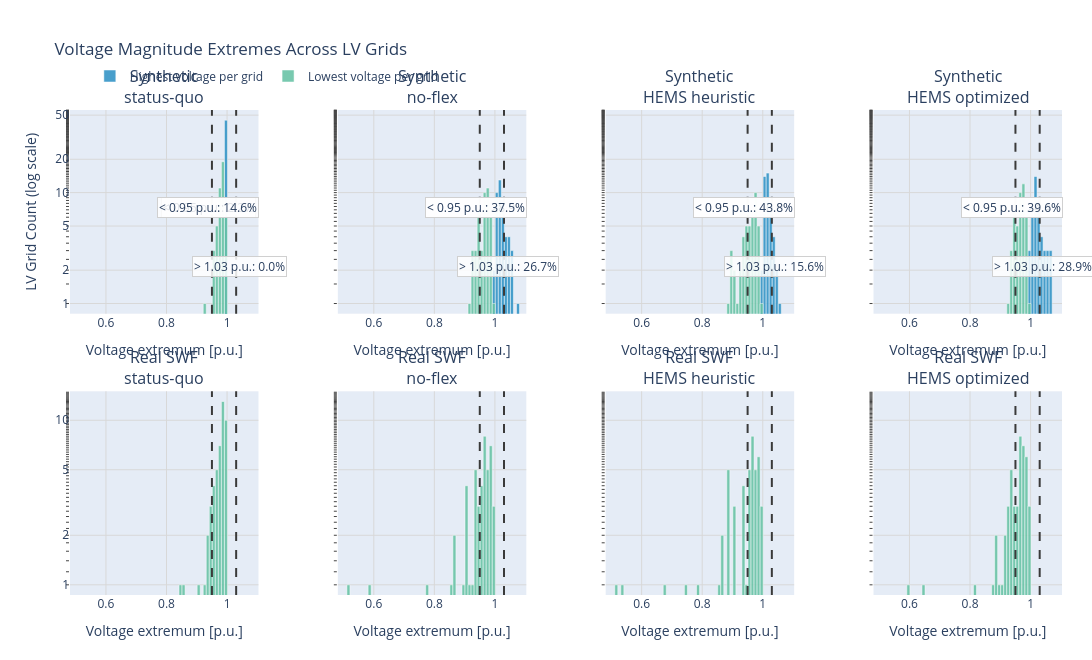

Write notebook code for a chart like this one.
### Markdown cell above
## Temporal and Flow Diagnostics

The voltage comparison uses compact summaries for both network sources. Transformer-import diagnostics remain synthetic-only because the real SWF compact schema does not store the matching signed transformer-import time series. The cable decomposition below directly tests whether a loading difference comes from ampacity, transported peak current, or both.

### Code cell
voltage_summaries = load_voltage_summaries_for_powerflow_comparison(
    synthetic_specs=SYNTHETIC_POWERFLOW_SUMMARY_SPECS,
    real_specs=REAL_POWERFLOW_SUMMARY_SPECS,
    ags=AGS,
    scenario_id=SCENARIO_ID,
    plz=PLZ,
    real_plz=REAL_PLZ,
    excluded_real_lv_ids=EXCLUDED_REAL_LV_IDS,
)
if not voltage_summaries:
    print("No voltage summaries exist for this scenario yet.")
else:
    voltage_fig = plot_voltage_deviation_histogram_comparison(
        voltage_summaries,
        lower_limit=0.95,
        upper_limit=1.03,
        show=False,
    )
    try:
        save_plotly_figure(
            voltage_fig,
            OUTPUT_DIR / "pre_post_flex_no_flex_voltage_deviation_histogram",
            formats=("svg", "png"),
            width=1370,
            height=720,
        )
    except RuntimeError as exc:
        print(f"Could not export voltage histogram: {exc}")
    display(voltage_fig)

### Figure 1 — Plotly figure (JSON) as saved in the notebook; plotly's stock layout.template omitted (floating-point values rounded to 4 significant figures)
{"data": [{"legendgroup": "highest", "marker": {"color": "#2f92c5", "line": {"color": "white", "width": 0.5}}, "name": "Highest voltage per grid", "opacity": 0.88, "showlegend": true, "type": "histogram", "x": [1.0, 1.0, 1.0, 1.0, 1.0, 1.0, 1.0, 1.0, 1.0, 1.0, 1.0, 0.9999, 1.0, 1.0, 1.0, 1.0, 1.0, 1.0, 1.0, 1.0, 1.0, 1.0, 1.0, 1.0, 1.0, 1.0, 1.0, 1.0, 1.0, 0.9999, 1.0, 1.0, 1.0, 1.0, 0.9999, 1.0, 1.0, 1.0, 1.0, 1.0, 1.0, 1.0, 1.0, 0.9999, 0.9999], "xaxis": "x", "xbins": {"end": 1.104, "size": 0.01, "start": 0.4813}, "yaxis": "y"}, {"legendgroup": "lowest", "marker": {"color": "#66c2a4", "line": {"color": "white", "width": 0.5}}, "name": "Lowest voltage per grid", "opacity": 0.88, "showlegend": true, "type": "histogram", "x": [0.9726, 0.994, 0.9882, 0.9788, 0.9753, 0.9821, 0.9802, 0.9905, 0.9794, 0.988, 0.9871, 0.9816, 0.9663, 0.9883, 0.9806, 0.9902, 0.9709, 0.956, 0.96, 0.9762, 0.9973, 0.9815, 0.9902, 0.9834, 0.973, 0.9938, 0.9887, 0.9689, 0.9861, 0.9713, 0.9575, 0.9779, 0.9918, 0.9883, 0.9931, 0.9869, 0.9628, 0.9748, 0.9922, 0.9895, 0.9814, 0.9837, 0.9292, 0.9829, 0.967], "xaxis": "x", "xbins": {"end": 1.104, "size": 0.01, "start": 0.4813}, "yaxis": "y"}, {"legendgroup": "highest", "marker": {"color": "#2f92c5", "line": {"color": "white", "width": 0.5}}, "name": "Highest voltage per grid", "opacity": 0.88, "showlegend": false, "type": "histogram", "x": [1.057, 1.009, 1.026, 1.039, 1.036, 1.002, 1.01, 1.009, 1.032, 1.016, 1.017, 1.011, 1.019, 1.012, 1.011, 1.0, 1.027, 1.074, 1.046, 1.048, 1.0, 1.042, 1.01, 1.024, 1.055, 1.007, 1.021, 1.003, 1.024, 1.019, 1.05, 1.023, 1.015, 1.026, 1.019, 1.023, 1.035, 1.008, 1.006, 1.018, 1.025, 1.014, 1.014, 1.014, 1.058], "xaxis": "x2", "xbins": {"end": 1.104, "size": 0.01, "start": 0.4813}, "yaxis": "y2"}, {"legendgroup": "lowest", "marker": {"color": "#66c2a4", "line": {"color": "white", "width": 0.5}}, "name": "Lowest voltage per grid", "opacity": 0.88, "showlegend": false, "type": "histogram", "x": [0.9301, 0.9866, 0.9725, 0.9492, 0.9383, 0.975, 0.9542, 0.9906, 0.949, 0.9685, 0.9692, 0.9606, 0.968, 0.9689, 0.9351, 0.9902, 0.946, 0.9146, 0.9261, 0.9474, 0.9924, 0.9508, 0.9742, 0.9589, 0.9453, 0.9888, 0.9694, 0.9692, 0.9699, 0.9715, 0.9617, 0.974, 0.9717, 0.9772, 0.9851, 0.9731, 0.9622, 0.9748, 0.9822, 0.9718, 0.9765, 0.9702, 0.9318, 0.9427, 0.9265], "xaxis": "x2", "xbins": {"end": 1.104, "size": 0.01, "start": 0.4813}, "yaxis": "y2"}, {"legendgroup": "highest", "marker": {"color": "#2f92c5", "line": {"color": "white", "width": 0.5}}, "name": "Highest voltage per grid", "opacity": 0.88, "showlegend": false, "type": "histogram", "x": [1.052, 1.008, 1.021, 1.03, 1.022, 1.002, 1.009, 1.008, 1.017, 1.01, 1.011, 1.006, 1.019, 1.011, 1.009, 1.0, 1.022, 1.025, 1.05, 1.035, 1.0, 1.032, 1.009, 1.018, 1.037, 1.006, 1.014, 1.003, 1.017, 1.018, 1.05, 1.02, 1.013, 1.022, 1.019, 1.029, 1.016, 1.008, 1.005, 1.012, 1.024, 1.012, 1.014, 1.011, 1.034], "xaxis": "x3", "xbins": {"end": 1.104, "size": 0.01, "start": 0.4813}, "yaxis": "y3"}, {"legendgroup": "lowest", "marker": {"color": "#66c2a4", "line": {"color": "white", "width": 0.5}}, "name": "Lowest voltage per grid", "opacity": 0.88, "showlegend": false, "type": "histogram", "x": [0.9256, 0.9828, 0.9613, 0.9261, 0.9105, 0.9741, 0.9355, 0.9906, 0.8975, 0.9612, 0.9695, 0.9456, 0.968, 0.959, 0.9017, 0.9902, 0.9482, 0.8929, 0.8905, 0.9398, 0.9934, 0.9429, 0.9736, 0.9479, 0.9129, 0.9858, 0.9553, 0.9691, 0.9614, 0.9715, 0.9605, 0.9752, 0.9717, 0.9731, 0.9779, 0.9481, 0.9719, 0.976, 0.9827, 0.9762, 0.9704, 0.9527, 0.9318, 0.9313, 0.9004], "xaxis": "x3", "xbins": {"end": 1.104, "size": 0.01, "start": 0.4813}, "yaxis": "y3"}, {"legendgroup": "highest", "marker": {"color": "#2f92c5", "line": {"color": "white", "width": 0.5}}, "name": "Highest voltage per grid", "opacity": 0.88, "showlegend": false, "type": "histogram", "x": [1.062, 1.009, 1.028, 1.032, 1.002, 1.015, 1.057, 1.009, 1.018, 1.034, 1.011, 1.022, 1.019, 1.0, 1.018, 1.015, 1.056, 1.028, 1.047, 1.07, 1.0, 1.012, 1.048, 1.007, 1.031, 1.022, 1.05, 1.001, 1.021, 1.053, 1.02, 1.023, 1.028, 1.016, 1.016, 1.006, 1.032, 1.024, 1.007, 1.025, 1.021, 1.016, 1.014, 1.012, 1.066], "xaxis": "x4", "xbins": {"end": 1.104, "size": 0.01, "start": 0.4813}, "yaxis": "y4"}, {"legendgroup": "lowest", "marker": {"color": "#66c2a4", "line": {"color": "white", "width": 0.5}}, "name": "Lowest voltage per grid", "opacity": 0.88, "showlegend": false, "type": "histogram", "x": [0.9576, 0.9891, 0.9746, 0.9447, 0.9725, 0.9554, 0.9444, 0.9906, 0.9689, 0.9467, 0.9624, 0.9704, 0.968, 0.9902, 0.9451, 0.9682, 0.9552, 0.9487, 0.9372, 0.9301, 0.9934, 0.9735, 0.9602, 0.9857, 0.9652, 0.9749, 0.948, 0.9691, 0.9704, 0.9606, 0.9718, 0.9728, 0.9715, 0.965, 0.9878, 0.9759, 0.9646, 0.9731, 0.9821, 0.9718, 0.9769, 0.974, 0.9318, 0.9479, 0.9324], "xaxis": "x4", "xbins": {"end": 1.104, "size": 0.01, "start": 0.4813}, "yaxis": "y4"}, {"legendgroup": "lowest", "marker": {"color": "#66c2a4", "line": {"color": "white", "width": 0.5}}, "name": "Lowest voltage per grid", "opacity": 0.88, "showlegend": false, "type": "histogram", "x": [0.9802, 0.9732, 0.9757, 0.9317, 0.9507, 0.8442, 0.9996, 0.9672, 0.9349, 0.9571, 0.9918, 0.9538, 0.955, 0.8598, 0.9951, 0.9505, 0.957, 0.9096, 0.9652, 0.9848, 0.9861, 0.9885, 0.9979, 0.9701, 0.995, 0.9887, 0.9699, 0.9651, 0.9955, 0.9913, 0.9441, 0.9936, 0.9884, 0.9897, 0.9789, 0.9882, 0.9909, 0.9772, 0.9309, 0.9921, 0.9851, 0.987, 0.9796, 0.9855, 0.9913, 0.9849, 0.9802, 0.9901], "xaxis": "x5", "xbins": {"end": 1.104, "size": 0.01, "start": 0.4813}, "yaxis": "y5"}, {"legendgroup": "lowest", "marker": {"color": "#66c2a4", "line": {"color": "white", "width": 0.5}}, "name": "Lowest voltage per grid", "opacity": 0.88, "showlegend": false, "type": "histogram", "x": [0.9628, 0.9342, 0.9759, 0.8687, 0.908, 0.5113, 0.9985, 0.911, 0.9362, 0.9612, 0.9835, 0.9063, 0.9152, 0.5906, 0.9881, 0.8583, 0.8993, 0.7733, 0.935, 0.9687, 0.9669, 0.9814, 0.996, 0.935, 0.9847, 0.9686, 0.9087, 0.9218, 0.9903, 0.9814, 0.9385, 0.9865, 0.9783, 0.9671, 0.9501, 0.9664, 0.9773, 0.9507, 0.8621, 0.9929, 0.9637, 0.9692, 0.9511, 0.9611, 0.9759, 0.9592, 0.9525, 0.9728], "xaxis": "x6", "xbins": {"end": 1.104, "size": 0.01, "start": 0.4813}, "yaxis": "y6"}, {"legendgroup": "lowest", "marker": {"color": "#66c2a4", "line": {"color": "white", "width": 0.5}}, "name": "Lowest voltage per grid", "opacity": 0.88, "showlegend": false, "type": "histogram", "x": [0.9558, 0.8842, 0.9757, 0.8861, 0.9063, 0.5391, 0.998, 0.902, 0.9362, 0.958, 0.9852, 0.7872, 0.8576, 0.6742, 0.9904, 0.75, 0.8895, 0.5165, 0.9041, 0.965, 0.9595, 0.9834, 0.9943, 0.8631, 0.9812, 0.9733, 0.8651, 0.8835, 0.9894, 0.9854, 0.9365, 0.9846, 0.9697, 0.9669, 0.9333, 0.965, 0.9693, 0.9528, 0.8827, 0.9929, 0.9717, 0.9635, 0.9498, 0.9638, 0.9676, 0.9523, 0.9343, 0.9729], "xaxis": "x7", "xbins": {"end": 1.104, "size": 0.01, "start": 0.4813}, "yaxis": "y7"}, {"legendgroup": "lowest", "marker": {"color": "#66c2a4", "line": {"color": "white", "width": 0.5}}, "name": "Lowest voltage per grid", "opacity": 0.88, "showlegend": false, "type": "histogram", "x": [0.958, 0.9377, 0.9757, 0.89, 0.893, 0.6011, 0.9986, 0.9299, 0.9361, 0.9583, 0.9859, 0.9088, 0.9307, 0.6436, 0.9909, 0.8827, 0.9209, 0.8166, 0.9386, 0.963, 0.9716, 0.9836, 0.9943, 0.9386, 0.9804, 0.9771, 0.9151, 0.9302, 0.9902, 0.9857, 0.9377, 0.9865, 0.9707, 0.9703, 0.9523, 0.9658, 0.9794, 0.9507, 0.8796, 0.9929, 0.9733, 0.9639, 0.9485, 0.9666, 0.9671, 0.9614, 0.9504, 0.9733], "xaxis": "x8", "xbins": {"end": 1.104, "size": 0.01, "start": 0.4813}, "yaxis": "y8"}], "layout": {"annotations": [{"font": {"size": 16}, "showarrow": false, "text": "Synthetic<br>status-quo", "x": 0.095, "xanchor": "center", "xref": "paper", "y": 1, "yanchor": "bottom", "yref": "paper"}, {"font": {"size": 16}, "showarrow": false, "text": "Synthetic<br>no-flex", "x": 0.365, "xanchor": "center", "xref": "paper", "y": 1, "yanchor": "bottom", "yref": "paper"}, {"font": {"size": 16}, "showarrow": false, "text": "Synthetic<br>HEMS heuristic", "x": 0.635, "xanchor": "center", "xref": "paper", "y": 1, "yanchor": "bottom", "yref": "paper"}, {"font": {"size": 16}, "showarrow": false, "text": "Synthetic<br>HEMS optimized", "x": 0.905, "xanchor": "center", "xref": "paper", "y": 1, "yanchor": "bottom", "yref": "paper"}, {"font": {"size": 16}, "showarrow": false, "text": "Real SWF<br>status-quo", "x": 0.095, "xanchor": "center", "xref": "paper", "y": 0.42, "yanchor": "bottom", "yref": "paper"}, {"font": {"size": 16}, "showarrow": false, "text": "Real SWF<br>no-flex", "x": 0.365, "xanchor": "center", "xref": "paper", "y": 0.42, "yanchor": "bottom", "yref": "paper"}, {"font": {"size": 16}, "showarrow": false, "text": "Real SWF<br>HEMS heuristic", "x": 0.635, "xanchor": "center", "xref": "paper", "y": 0.42, "yanchor": "bottom", "yref": "paper"}, {"font": {"size": 16}, "showarrow": false, "text": "Real SWF<br>HEMS optimized", "x": 0.905, "xanchor": "center", "xref": "paper", "y": 0.42, "yanchor": "bottom", "yref": "paper"}, {"bgcolor": "rgba(255,255,255,0.85)", "bordercolor": "#d0d0d0", "borderwidth": 1, "showarrow": false, "text": "> 1.03 p.u.: 0.0%", "x": 1.042, "xref": "x", "y": 0.7, "yref": "paper"}, {"bgcolor": "rgba(255,255,255,0.85)", "bordercolor": "#d0d0d0", "borderwidth": 1, "showarrow": false, "text": "< 0.95 p.u.: 2.2%", "x": 0.938, "xref": "x", "y": 0.82, "yref": "paper"}, {"bgcolor": "rgba(255,255,255,0.85)", "bordercolor": "#d0d0d0", "borderwidth": 1, "showarrow": false, "text": "> 1.03 p.u.: 26.7%", "x": 1.042, "xref": "x2", "y": 0.7, "yref": "paper"}, {"bgcolor": "rgba(255,255,255,0.85)", "bordercolor": "#d0d0d0", "borderwidth": 1, "showarrow": false, "text": "< 0.95 p.u.: 28.9%", "x": 0.938, "xref": "x2", "y": 0.82, "yref": "paper"}, {"bgcolor": "rgba(255,255,255,0.85)", "bordercolor": "#d0d0d0", "borderwidth": 1, "showarrow": false, "text": "> 1.03 p.u.: 15.6%", "x": 1.042, "xref": "x3", "y": 0.7, "yref": "paper"}, {"bgcolor": "rgba(255,255,255,0.85)", "bordercolor": "#d0d0d0", "borderwidth": 1, "showarrow": false, "text": "< 0.95 p.u.: 40.0%", "x": 0.938, "xref": "x3", "y": 0.82, "yref": "paper"}, {"bgcolor": "rgba(255,255,255,0.85)", "bordercolor": "#d0d0d0", "borderwidth": 1, "showarrow": false, "text": "> 1.03 p.u.: 28.9%", "x": 1.042, "xref": "x4", "y": 0.7, "yref": "paper"}, {"bgcolor": "rgba(255,255,255,0.85)", "bordercolor": "#d0d0d0", "borderwidth": 1, "showarrow": false, "text": "< 0.95 p.u.: 24.4%", "x": 0.938, "xref": "x4", "y": 0.82, "yref": "paper"}, {"bgcolor": "rgba(255,255,255,0.85)", "bordercolor": "#d0d0d0", "borderwidth": 1, "showarrow": false, "text": "< 0.95 p.u.: 14.6%", "x": 0.938, "xref": "x5", "y": 0.82, "yref": "paper"}, {"bgcolor": "rgba(255,255,255,0.85)", "bordercolor": "#d0d0d0", "borderwidth": 1, "showarrow": false, "text": "< 0.95 p.u.: 37.5%", "x": 0.938, "xref": "x6", "y": 0.82, "yref": "paper"}, {"bgcolor": "rgba(255,255,255,0.85)", "bordercolor": "#d0d0d0", "borderwidth": 1, "showarrow": false, "text": "< 0.95 p.u.: 43.8%", "x": 0.938, "xref": "x7", "y": 0.82, "yref": "paper"}, {"bgcolor": "rgba(255,255,255,0.85)", "bordercolor": "#d0d0d0", "borderwidth": 1, "showarrow": false, "text": "< 0.95 p.u.: 39.6%", "x": 0.938, "xref": "x8", "y": 0.82, "yref": "paper"}], "barmode": "overlay", "height": 660, "legend": {"orientation": "h", "x": 0.02, "y": 1.1}, "margin": {"b": 65, "l": 70, "r": 30, "t": 110}, "shapes": [{"line": {"color": "#3a3a3a", "dash": "dash", "width": 2}, "type": "line", "x0": 0.95, "x1": 0.95, "xref": "x", "y0": 0, "y1": 1, "yref": "y domain"}, {"line": {"color": "#3a3a3a", "dash": "dash", "width": 2}, "type": "line", "x0": 1.03, "x1": 1.03, "xref": "x", "y0": 0, "y1": 1, "yref": "y domain"}, {"line": {"color": "#3a3a3a", "dash": "dash", "width": 2}, "type": "line", "x0": 0.95, "x1": 0.95, "xref": "x2", "y0": 0, "y1": 1, "yref": "y2 domain"}, {"line": {"color": "#3a3a3a", "dash": "dash", "width": 2}, "type": "line", "x0": 1.03, "x1": 1.03, "xref": "x2", "y0": 0, "y1": 1, "yref": "y2 domain"}, {"line": {"color": "#3a3a3a", "dash": "dash", "width": 2}, "type": "line", "x0": 0.95, "x1": 0.95, "xref": "x3", "y0": 0, "y1": 1, "yref": "y3 domain"}, {"line": {"color": "#3a3a3a", "dash": "dash", "width": 2}, "type": "line", "x0": 1.03, "x1": 1.03, "xref": "x3", "y0": 0, "y1": 1, "yref": "y3 domain"}, {"line": {"color": "#3a3a3a", "dash": "dash", "width": 2}, "type": "line", "x0": 0.95, "x1": 0.95, "xref": "x4", "y0": 0, "y1": 1, "yref": "y4 domain"}, {"line": {"color": "#3a3a3a", "dash": "dash", "width": 2}, "type": "line", "x0": 1.03, "x1": 1.03, "xref": "x4", "y0": 0, "y1": 1, "yref": "y4 domain"}, {"line": {"color": "#3a3a3a", "dash": "dash", "width": 2}, "type": "line", "x0": 0.95, "x1": 0.95, "xref": "x5", "y0": 0, "y1": 1, "yref": "y5 domain"}, {"line": {"color": "#3a3a3a", "dash": "dash", "width": 2}, "type": "line", "x0": 1.03, "x1": 1.03, "xref": "x5", "y0": 0, "y1": 1, "yref": "y5 domain"}, {"line": {"color": "#3a3a3a", "dash": "dash", "width": 2}, "type": "line", "x0": 0.95, "x1": 0.95, "xref": "x6", "y0": 0, "y1": 1, "yref": "y6 domain"}, {"line": {"color": "#3a3a3a", "dash": "dash", "width": 2}, "type": "line", "x0": 1.03, "x1": 1.03, "xref": "x6", "y0": 0, "y1": 1, "yref": "y6 domain"}, {"line": {"color": "#3a3a3a", "dash": "dash", "width": 2}, "type": "line", "x0": 0.95, "x1": 0.95, "xref": "x7", "y0": 0, "y1": 1, "yref": "y7 domain"}, {"line": {"color": "#3a3a3a", "dash": "dash", "width": 2}, "type": "line", "x0": 1.03, "x1": 1.03, "xref": "x7", "y0": 0, "y1": 1, "yref": "y7 domain"}, {"line": {"color": "#3a3a3a", "dash": "dash", "width": 2}, "type": "line", "x0": 0.95, "x1": 0.95, "xref": "x8", "y0": 0, "y1": 1, "yref": "y8 domain"}, {"line": {"color": "#3a3a3a", "dash": "dash", "width": 2}, "type": "line", "x0": 1.03, "x1": 1.03, "xref": "x8", "y0": 0, "y1": 1, "yref": "y8 domain"}], "title": {"text": "Voltage Magnitude Extremes Across LV Grids"}, "width": 1820, "xaxis": {"anchor": "y", "domain": [0, 0.19], "gridcolor": "#d8d8d8", "range": [0.4813, 1.104], "showgrid": true, "title": {"text": "Voltage extremum [p.u.]"}}, "xaxis2": {"anchor": "y2", "domain": [0.27, 0.46], "gridcolor": "#d8d8d8", "range": [0.4813, 1.104], "showgrid": true, "title": {"text": "Voltage extremum [p.u.]"}}, "xaxis3": {"anchor": "y3", "domain": [0.54, 0.73], "gridcolor": "#d8d8d8", "range": [0.4813, 1.104], "showgrid": true, "title": {"text": "Voltage extremum [p.u.]"}}, "xaxis4": {"anchor": "y4", "domain": [0.81, 1], "gridcolor": "#d8d8d8", "range": [0.4813, 1.104], "showgrid": true, "title": {"text": "Voltage extremum [p.u.]"}}, "xaxis5": {"anchor": "y5", "domain": [0, 0.19], "gridcolor": "#d8d8d8", "range": [0.4813, 1.104], "showgrid": true, "title": {"text": "Voltage extremum [p.u.]"}}, "xaxis6": {"anchor": "y6", "domain": [0.27, 0.46], "gridcolor": "#d8d8d8", "range": [0.4813, 1.104], "showgrid": true, "title": {"text": "Voltage extremum [p.u.]"}}, "xaxis7": {"anchor": "y7", "domain": [0.54, 0.73], "gridcolor": "#d8d8d8", "range": [0.4813, 1.104], "showgrid": true, "title": {"text": "Voltage extremum [p.u.]"}}, "xaxis8": {"anchor": "y8", "domain": [0.81, 1], "gridcolor": "#d8d8d8", "range": [0.4813, 1.104], "showgrid": true, "title": {"text": "Voltage extremum [p.u.]"}}, "yaxis": {"anchor": "x", "domain": [0.58, 1], "gridcolor": "#d8d8d8", "minor": {"ticks": "outside"}, "rangemode": "tozero", "showgrid": true, "tickmode": "array", "ticktext": ["1", "2", "5", "10", "20", "50", "100", "200", "500", "1,000"], "tickvals": [1, 2, 5, 10, 20, 50, 100, 200, 500, 1000], "title": {"text": "LV Grid Count (log scale)"}, "type": "log"}, "yaxis2": {"anchor": "x2", "domain": [0.58, 1], "gridcolor": "#d8d8d8", "matches": "y", "minor": {"ticks": "outside"}, "rangemode": "tozero", "showgrid": true, "showticklabels": false, "tickmode": "array", "ticktext": ["1", "2", "5", "10", "20", "50", "100", "200", "500", "1,000"], "tickvals": [1, 2, 5, 10, 20, 50, 100, 200, 500, 1000], "type": "log"}, "yaxis3": {"anchor": "x3", "domain": [0.58, 1], "gridcolor": "#d8d8d8", "matches": "y", "minor": {"ticks": "outside"}, "rangemode": "tozero", "showgrid": true, "showticklabels": false, "tickmode": "array", "ticktext": ["1", "2", "5", "10", "20", "50", "100", "200", "500", "1,000"], "tickvals": [1, 2, 5, 10, 20, 50, 100, 200, 500, 1000], "type": "log"}, "yaxis4": {"anchor": "x4", "domain": [0.58, 1], "gridcolor": "#d8d8d8", "matches": "y", "minor": {"ticks": "outside"}, "rangemode": "tozero", "showgrid": true, "showticklabels": false, "tickmode": "array", "ticktext": ["1", "2", "5", "10", "20", "50", "100", "200", "500", "1,000"], "tickvals": [1, 2, 5, 10, 20, 50, 100, 200, 500, 1000], "type": "log"}, "yaxis5": {"anchor": "x5", "domain": [0, 0.42], "gridcolor": "#d8d8d8", "minor": {"ticks": "outside"}, "rangemode": "tozero", "showgrid": true, "tickmode": "array", "ticktext": ["1", "2", "5", "10", "20", "50", "100", "200", "500", "1,000"], "tickvals": [1, 2, 5, 10, 20, 50, 100, 200, 500, 1000], "type": "log"}, "yaxis6": {"anchor": "x6", "domain": [0, 0.42], "gridcolor": "#d8d8d8", "matches": "y5", "minor": {"ticks": "outside"}, "rangemode": "tozero", "showgrid": true, "showticklabels": false, "tickmode": "array", "ticktext": ["1", "2", "5", "10", "20", "50", "100", "200", "500", "1,000"], "tickvals": [1, 2, 5, 10, 20, 50, 100, 200, 500, 1000], "type": "log"}, "yaxis7": {"anchor": "x7", "domain": [0, 0.42], "gridcolor": "#d8d8d8", "matches": "y5", "minor": {"ticks": "outside"}, "rangemode": "tozero", "showgrid": true, "showticklabels": false, "tickmode": "array", "ticktext": ["1", "2", "5", "10", "20", "50", "100", "200", "500", "1,000"], "tickvals": [1, 2, 5, 10, 20, 50, 100, 200, 500, 1000], "type": "log"}, "yaxis8": {"anchor": "x8", "domain": [0, 0.42], "gridcolor": "#d8d8d8", "matches": "y5", "minor": {"ticks": "outside"}, "rangemode": "tozero", "showgrid": true, "showticklabels": false, "tickmode": "array", "ticktext": ["1", "2", "5", "10", "20", "50", "100", "200", "500", "1,000"], "tickvals": [1, 2, 5, 10, 20, 50, 100, 200, 500, 1000], "type": "log"}}}
